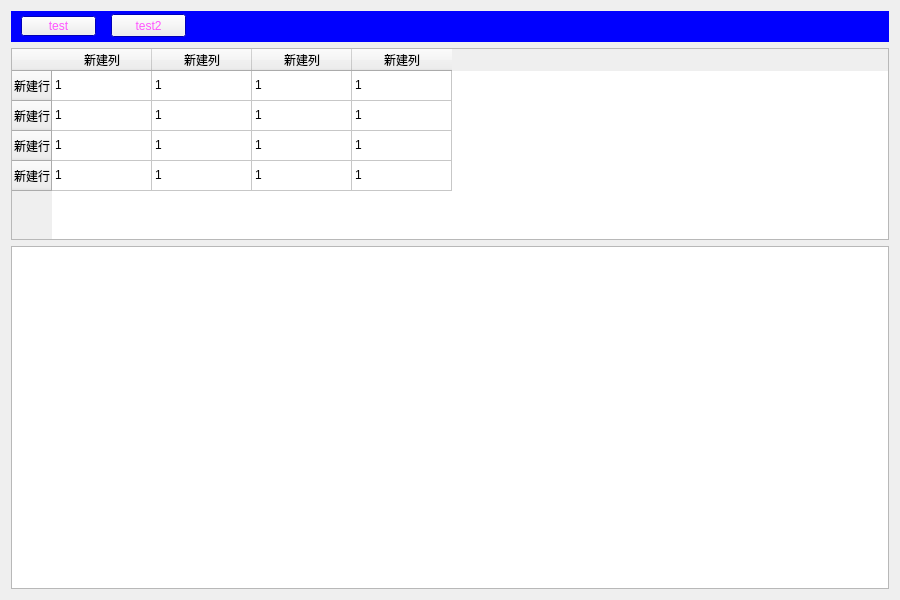
<?xml version="1.0" encoding="UTF-8"?>
<ui version="4.0">
 <class>Widget</class>
 <widget class="QWidget" name="Widget">
  <property name="geometry">
   <rect>
    <x>0</x>
    <y>0</y>
    <width>900</width>
    <height>600</height>
   </rect>
  </property>
  <property name="windowTitle">
   <string>Widget</string>
  </property>
  <layout class="QVBoxLayout" name="verticalLayout" stretch="1,0,11">
   <item>
    <widget class="QWidget" name="widget" native="true">
     <property name="palette">
      <palette>
       <active>
        <colorrole role="WindowText">
         <brush brushstyle="SolidPattern">
          <color alpha="255">
           <red>0</red>
           <green>0</green>
           <blue>0</blue>
          </color>
         </brush>
        </colorrole>
        <colorrole role="ButtonText">
         <brush brushstyle="SolidPattern">
          <color alpha="255">
           <red>255</red>
           <green>85</green>
           <blue>255</blue>
          </color>
         </brush>
        </colorrole>
        <colorrole role="Base">
         <brush brushstyle="SolidPattern">
          <color alpha="255">
           <red>255</red>
           <green>255</green>
           <blue>255</blue>
          </color>
         </brush>
        </colorrole>
        <colorrole role="Window">
         <brush brushstyle="SolidPattern">
          <color alpha="255">
           <red>0</red>
           <green>0</green>
           <blue>255</blue>
          </color>
         </brush>
        </colorrole>
       </active>
       <inactive>
        <colorrole role="WindowText">
         <brush brushstyle="SolidPattern">
          <color alpha="255">
           <red>0</red>
           <green>0</green>
           <blue>0</blue>
          </color>
         </brush>
        </colorrole>
        <colorrole role="ButtonText">
         <brush brushstyle="SolidPattern">
          <color alpha="255">
           <red>255</red>
           <green>85</green>
           <blue>255</blue>
          </color>
         </brush>
        </colorrole>
        <colorrole role="Base">
         <brush brushstyle="SolidPattern">
          <color alpha="255">
           <red>255</red>
           <green>255</green>
           <blue>255</blue>
          </color>
         </brush>
        </colorrole>
        <colorrole role="Window">
         <brush brushstyle="SolidPattern">
          <color alpha="255">
           <red>0</red>
           <green>0</green>
           <blue>255</blue>
          </color>
         </brush>
        </colorrole>
       </inactive>
       <disabled>
        <colorrole role="WindowText">
         <brush brushstyle="SolidPattern">
          <color alpha="255">
           <red>120</red>
           <green>120</green>
           <blue>120</blue>
          </color>
         </brush>
        </colorrole>
        <colorrole role="ButtonText">
         <brush brushstyle="SolidPattern">
          <color alpha="255">
           <red>120</red>
           <green>120</green>
           <blue>120</blue>
          </color>
         </brush>
        </colorrole>
        <colorrole role="Base">
         <brush brushstyle="SolidPattern">
          <color alpha="255">
           <red>0</red>
           <green>0</green>
           <blue>255</blue>
          </color>
         </brush>
        </colorrole>
        <colorrole role="Window">
         <brush brushstyle="SolidPattern">
          <color alpha="255">
           <red>0</red>
           <green>0</green>
           <blue>255</blue>
          </color>
         </brush>
        </colorrole>
       </disabled>
      </palette>
     </property>
     <property name="autoFillBackground">
      <bool>true</bool>
     </property>
     <widget class="QPushButton" name="pushButton">
      <property name="geometry">
       <rect>
        <x>10</x>
        <y>5</y>
        <width>75</width>
        <height>20</height>
       </rect>
      </property>
      <property name="text">
       <string>test</string>
      </property>
     </widget>
     <widget class="QPushButton" name="pushButton_2">
      <property name="geometry">
       <rect>
        <x>100</x>
        <y>3</y>
        <width>75</width>
        <height>23</height>
       </rect>
      </property>
      <property name="text">
       <string>test2</string>
      </property>
     </widget>
    </widget>
   </item>
   <item>
    <widget class="QTableWidget" name="tableWidget">
     <row>
      <property name="text">
       <string>新建行</string>
      </property>
     </row>
     <row>
      <property name="text">
       <string>新建行</string>
      </property>
     </row>
     <row>
      <property name="text">
       <string>新建行</string>
      </property>
     </row>
     <row>
      <property name="text">
       <string>新建行</string>
      </property>
     </row>
     <column>
      <property name="text">
       <string>新建列</string>
      </property>
     </column>
     <column>
      <property name="text">
       <string>新建列</string>
      </property>
     </column>
     <column>
      <property name="text">
       <string>新建列</string>
      </property>
     </column>
     <column>
      <property name="text">
       <string>新建列</string>
      </property>
     </column>
     <item row="0" column="0">
      <property name="text">
       <string>1</string>
      </property>
     </item>
     <item row="0" column="1">
      <property name="text">
       <string>1</string>
      </property>
     </item>
     <item row="0" column="2">
      <property name="text">
       <string>1</string>
      </property>
     </item>
     <item row="0" column="3">
      <property name="text">
       <string>1</string>
      </property>
     </item>
     <item row="1" column="0">
      <property name="text">
       <string>1</string>
      </property>
     </item>
     <item row="1" column="1">
      <property name="text">
       <string>1</string>
      </property>
     </item>
     <item row="1" column="2">
      <property name="text">
       <string>1</string>
      </property>
     </item>
     <item row="1" column="3">
      <property name="text">
       <string>1</string>
      </property>
     </item>
     <item row="2" column="0">
      <property name="text">
       <string>1</string>
      </property>
     </item>
     <item row="2" column="1">
      <property name="text">
       <string>1</string>
      </property>
     </item>
     <item row="2" column="2">
      <property name="text">
       <string>1</string>
      </property>
     </item>
     <item row="2" column="3">
      <property name="text">
       <string>1</string>
      </property>
     </item>
     <item row="3" column="0">
      <property name="text">
       <string>1</string>
      </property>
     </item>
     <item row="3" column="1">
      <property name="text">
       <string>1</string>
      </property>
     </item>
     <item row="3" column="2">
      <property name="text">
       <string>1</string>
      </property>
     </item>
     <item row="3" column="3">
      <property name="text">
       <string>1</string>
      </property>
      <property name="flags">
       <set>ItemIsSelectable|ItemIsDragEnabled|ItemIsEnabled</set>
      </property>
     </item>
    </widget>
   </item>
   <item>
    <widget class="QTableView" name="tableView"/>
   </item>
  </layout>
 </widget>
 <layoutdefault spacing="6" margin="11"/>
 <resources/>
 <connections/>
</ui>
